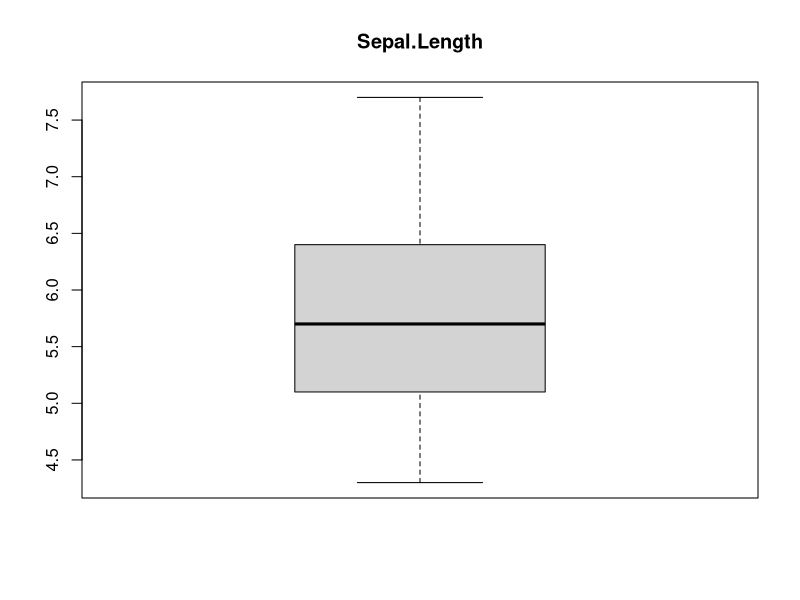
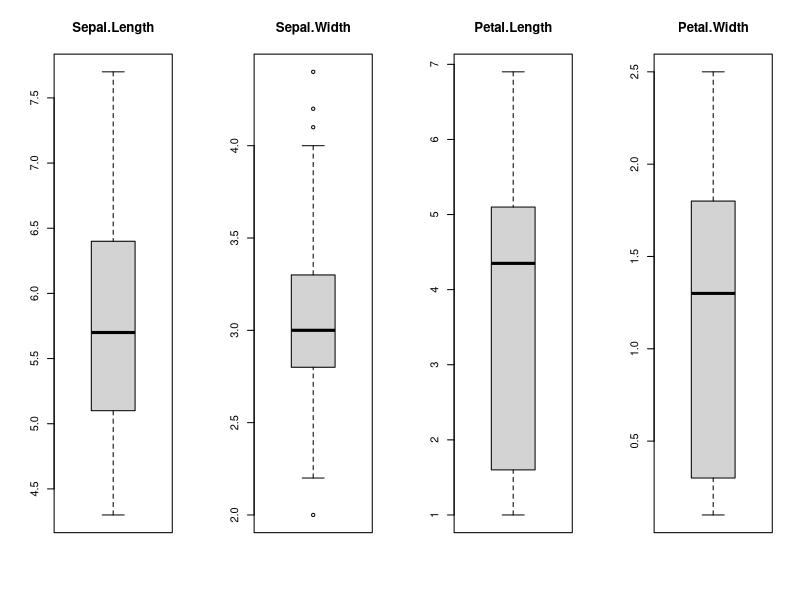
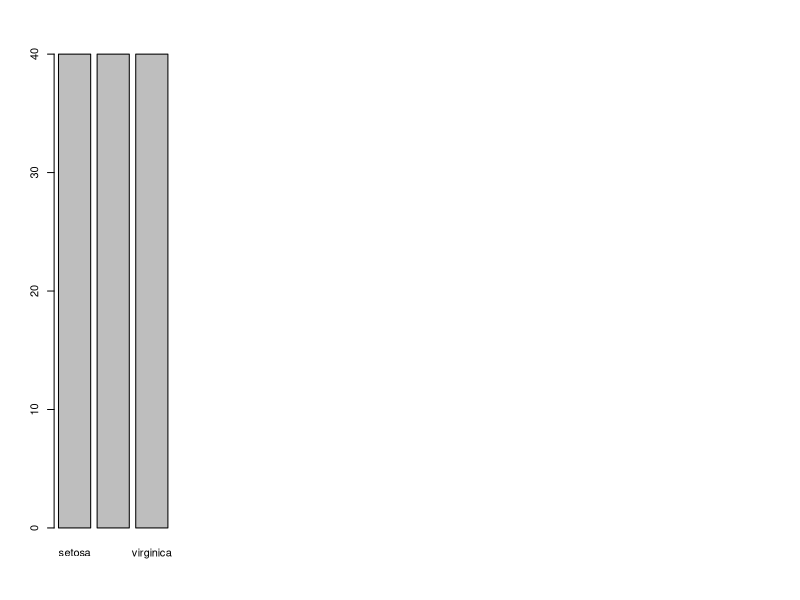
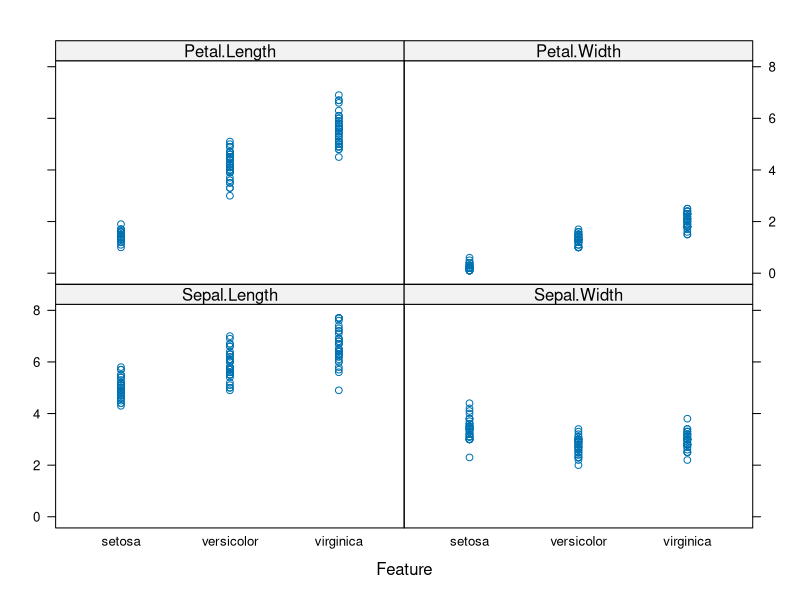
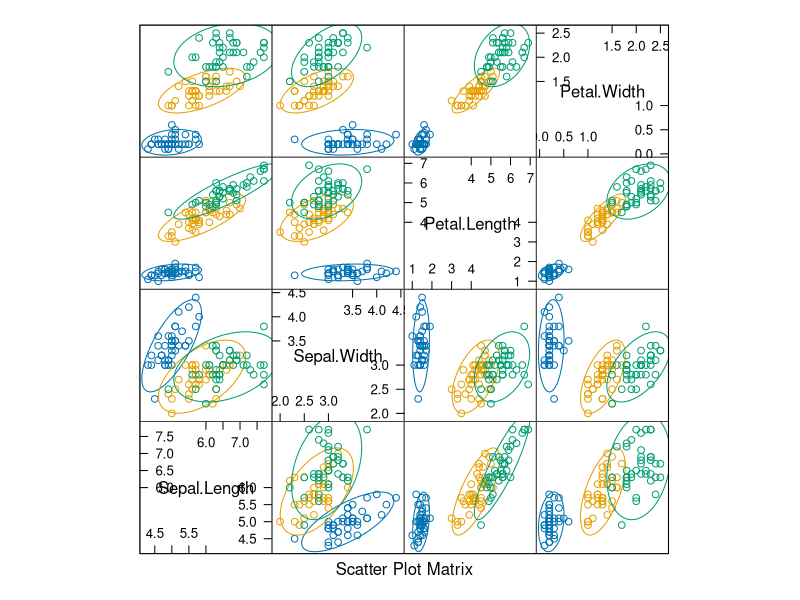
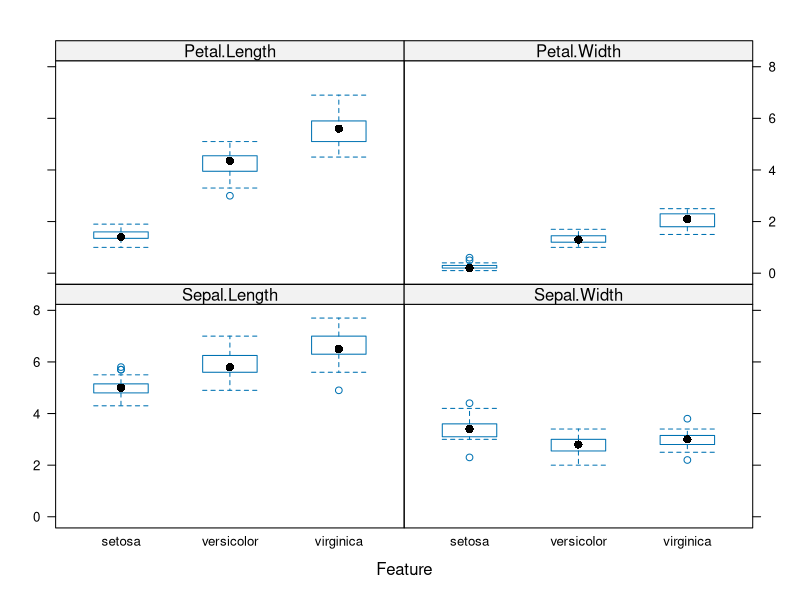
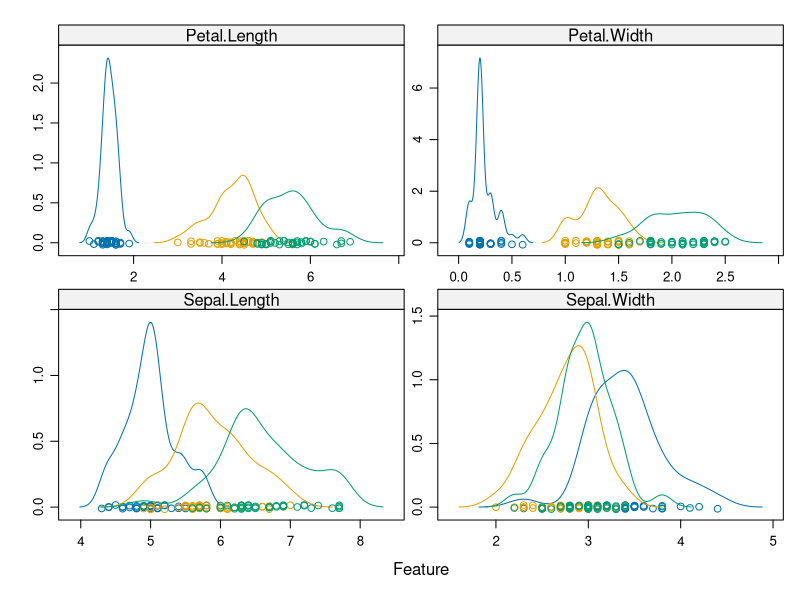

Recreate these plots in R, in order.
## ---- chunk 1
knitr::opts_chunk$set(echo = T,message = F,warning=F,cache=F)
## ---- chunk 2
library(caret)
data(iris)
validation <- createDataPartition(iris$Species, p=0.80, 
                                  list=FALSE)
validation20 <- iris[-validation,]
iris <- iris[validation,]
x <- iris[,1:4]
## ---- chunk 3
library(caret)
y <- iris[,5]
## ---- chunk 4
library(caret)
boxplot(x[,1], main=names(iris)[1])
## ---- chunk 5
library(caret)
par(mfrow=c(1,4))
for(i in 1:4) {
  boxplot(x[,i], main=names(iris)[i])
}
## ---- chunk 6
library(caret)
plot(y)
## ---- chunk 7
library(caret)
featurePlot(x=x, y=y)
## ---- chunk 8
# install.packages("ellipse")
library(ellipse)
library(caret)
featurePlot(x=x, y=y,plot="ellipse")
## ---- chunk 9
library(caret)
featurePlot(x=x, y=y, plot="box")
## ---- chunk 10
library(caret)
scales <- list(x=list(relation="free"), y=list(relation="free"))
## ---- chunk 11
library(caret)
scales <- list(x=list(relation="free"), y=list(relation="free"))
featurePlot(x=x, y=y, plot="density", scales=scales)
